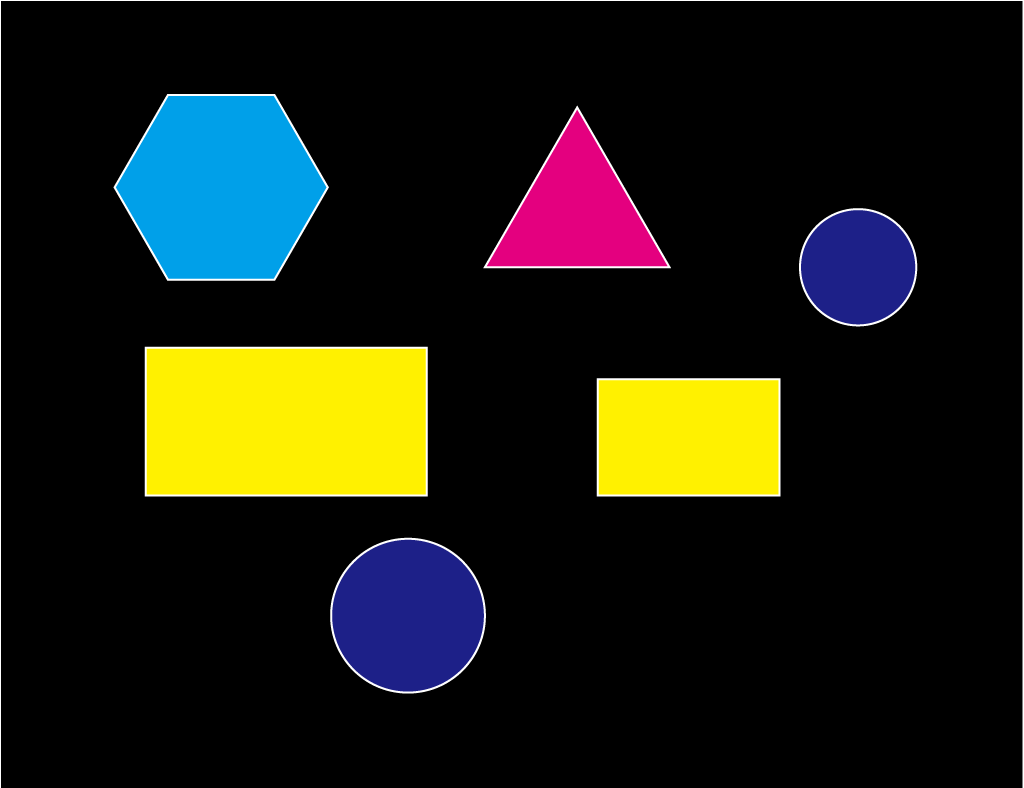
#> input picture python/data/figures.png, 1024 x 788 px
$ jupyter execute detect_figure.ipynb   (older library calls are emulated)
#> lines starting #> are read from the running program, lines starting #| are printed output that depends on the picture; after the words box and inside, x2 and y2 are one past the last pixel; in counts of white or black regions, pixels touching at a corner belong together
[cell 1]
import numpy as np
import cv2
import matplotlib.pyplot as plt
plt.rcParams['figure.figsize'] = (15, 15)

[cell 2]
filename = 'data/figures.png'

[cell 3]
image = cv2.imread(filename, cv2.IMREAD_COLOR)
#> image is the input picture: shape (788, 1024, 3); mean B, G, R 18.5, 28.3, 27.6
if image is None:
    raise Exception('Failed to load image: ' + filename)

image = cv2.cvtColor(image, cv2.COLOR_BGR2RGB)
plt.imshow(image)
plt.axis('off')
plt.show()

## エッジの検出

[cell 4]
gray = cv2.cvtColor(image, cv2.COLOR_BGR2GRAY)
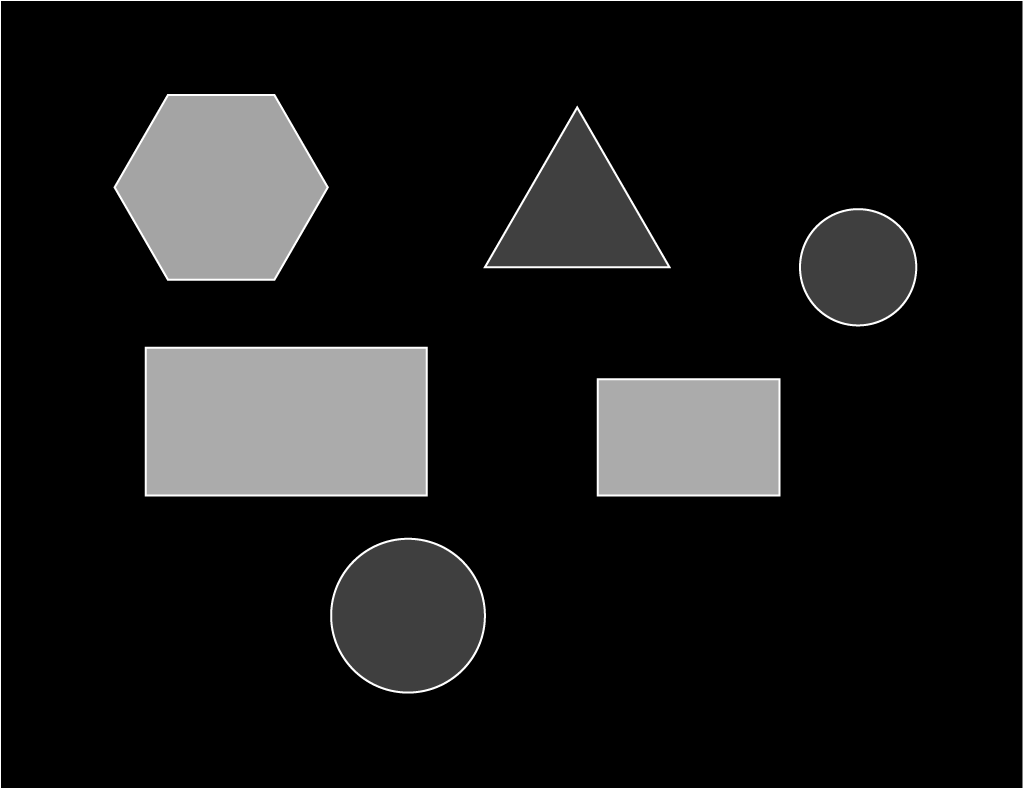
#> gray: shape (788, 1024); min 0, max 255, mean 25.4
dx = cv2.Sobel(gray, cv2.CV_8U, 1, 0)
dy = cv2.Sobel(gray, cv2.CV_8U, 0, 1)
sobel = (np.sqrt(dx * dx + dy * dy) * 128.0).astype('uint8')
_, sobel = cv2.threshold(sobel, 0, 255, cv2.THRESH_BINARY + cv2.THRESH_OTSU)
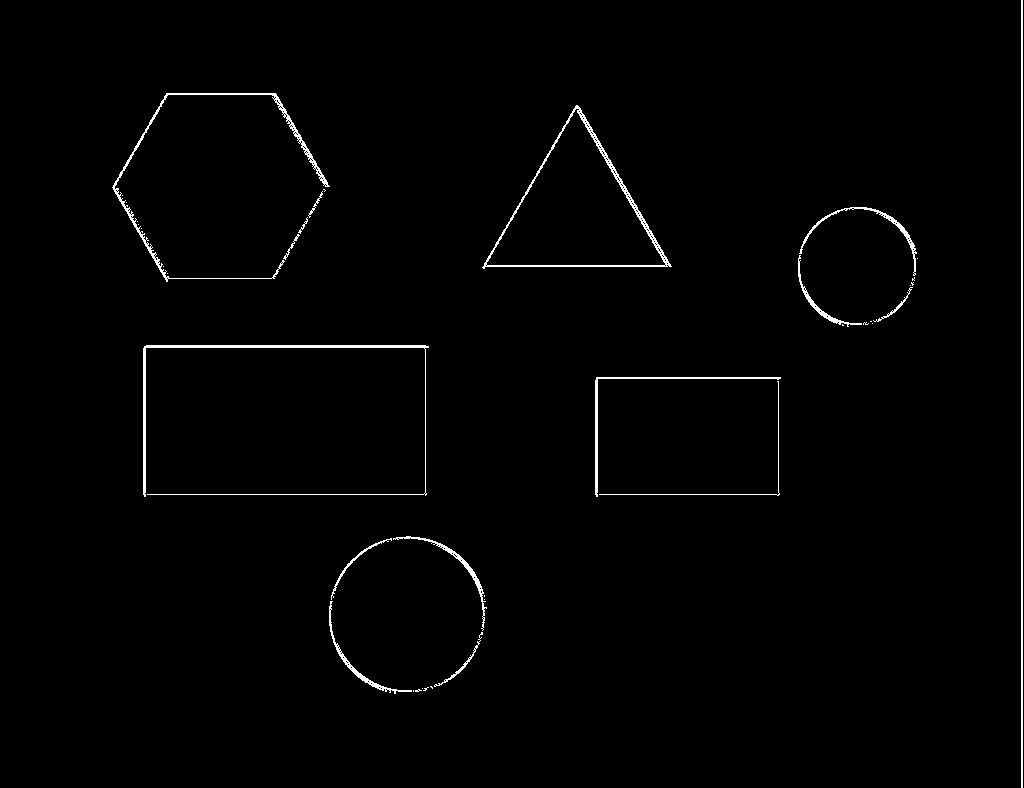
#> sobel: shape (788, 1024); 1.2% white in thin lines or dots, all inside (x1, y1, x2, y2) = (112, 0, 1023, 788)
cv2.imwrite('sobel.jpg', sobel)

edge = cv2.Canny(gray, 100, 200)
#> edge: shape (788, 1024); 1.1% white in thin lines or dots
cv2.imwrite('canny.jpg', edge)

fig = plt.figure()
ax = fig.add_subplot(1, 2, 1)
ax.imshow(sobel, cmap='gray')
ax.axis('off')
ax = fig.add_subplot(1, 2, 2)
ax.imshow(edge, cmap='gray')
ax.axis('off')
plt.show()

## エッジの強調

[cell 5]
height, width = edge.shape
#> height = 788; width = 1024
ksize = int(max(height, width) * 0.01)
#> ksize = 10
ksize = ksize // 2 * 2 + 1
#> ksize = 11
#edge = cv2.dilate(edge, np.ones((ksize, ksize), dtype='uint8'))
#edge = cv2.erode(edge, np.ones((ksize, ksize), dtype='uint8'))
edge = cv2.morphologyEx(edge, cv2.MORPH_CLOSE, np.ones((ksize, ksize), dtype='uint8'))
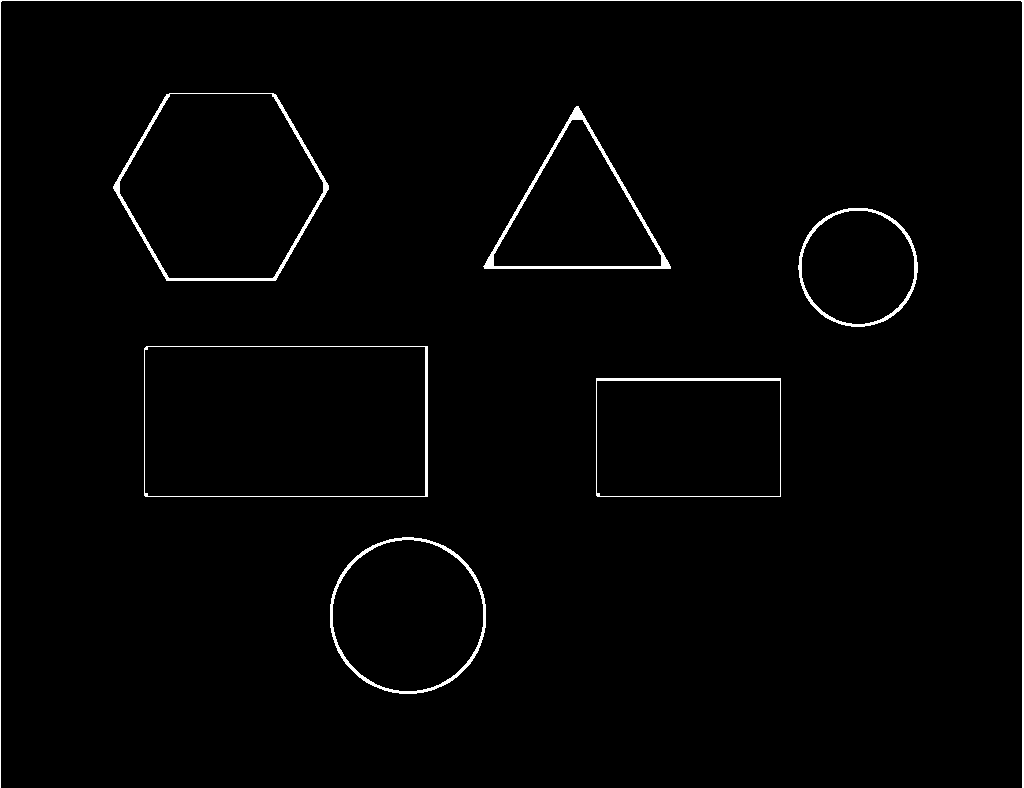
#> edge: shape (788, 1024); 1.5% white; 7 white regions
plt.imshow(edge, cmap='gray')
plt.axis('off')
plt.show()

## 輪郭線の抽出

[cell 6]
_, contours, _ = cv2.findContours(edge, cv2.RETR_EXTERNAL, cv2.CHAIN_APPROX_SIMPLE)
#> contours = 7 contours; box (x1, y1, x2, y2) and area: (144, 346, 428, 497) 42448, (113, 93, 329, 281) 30334, (596, 378, 781, 497) 21712, (330, 537, 486, 694) 19150, (483, 106, 671, 269) 15485, (798, 208, 918, 327) 11054, (0, 0, 1024, 788) 791
print('{:d} contours detected!'.format(len(contours)))
#| 7 contours detected!

[cell 7]
result = image.copy()
cv2.drawContours(result, contours, -1, (255, 0, 0), 3, cv2.LINE_AA)
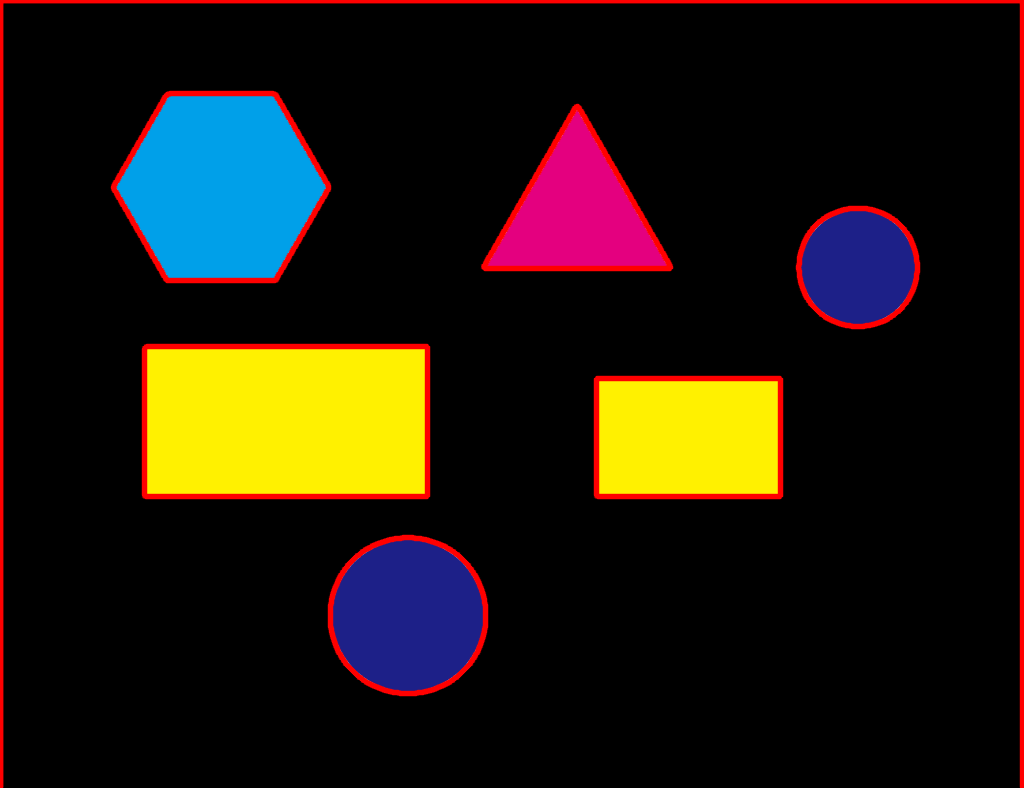
#> result: shape (788, 1024, 3); mean R, G, B 33.1, 24.8, 15.1
cv2.imwrite('draw_contours.jpg', result[:, :, ::-1])
plt.imshow(result)
plt.axis('off')
plt.show()

## 輪郭線の分類

[cell 8]
result = image.copy()
font = cv2.FONT_HERSHEY_SIMPLEX

for cnt in contours:
    arclen = cv2.arcLength(cnt, True)
    approx = cv2.approxPolyDP(cnt, arclen * 1.0e-2, True)
    cv2.drawContours(result, [approx], -1, (255, 0, 0), 3)

    n_gon = len(approx)
    text = 'unknown'
    if n_gon > 10:
        text = 'circle'
    elif n_gon == 6:
        text = 'hexagon'
    elif n_gon == 5:
        text = 'pentagon'
    elif n_gon == 4:
        text = 'rectangle'
    elif n_gon == 3:
        text = 'triangle'

    position = np.asarray(approx).reshape((-1, 2)).max(axis=0).astype('int32')
    px, py = position
    cv2.putText(result, text, (px + 10, py + 10), font, 1.0, (255, 255, 255), 2, cv2.LINE_AA)
#> this loop made 7 passes
#> (arclen, approx, n_gon, text, px, py) on passes 2, 3, 5: (603.4, [[596, 378], [597, 496], [780, 496], [780, 378]], 4, 'rectangle', 780, 496), (864.2, [[144, 348], [145, 496], [427, 496], [427, 346]], 4, 'rectangle', 427, 496), (589, [[576, 106], [484, 268], [670, 268]], 3, 'triangle', 670, 268)
#> (arclen, n_gon, text, px, py) on passes 1, 4, 6, 7: (516.6, 16, 'circle', 485, 693), (393.7, 16, 'circle', 917, 326), (678.6, 6, 'hexagon', 328, 280), (5191.7, 6, 'hexagon', 1023, 787)
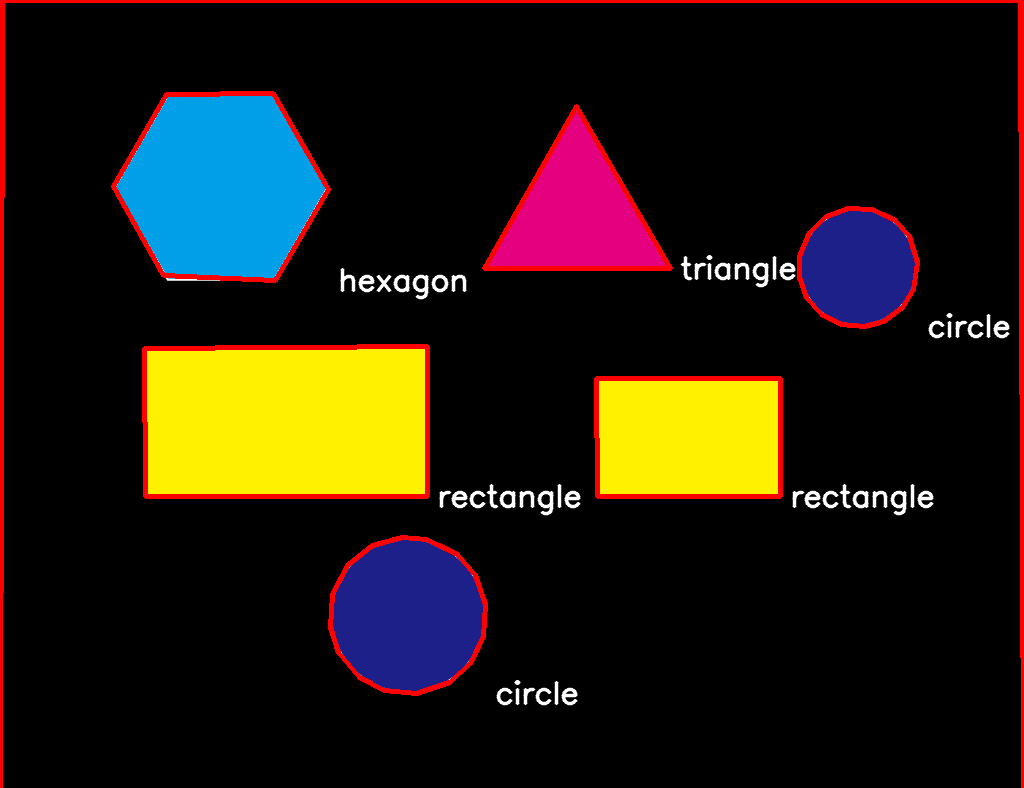
#> result: shape (788, 1024, 3); mean R, G, B 34.4, 26.6, 16.9

cv2.imwrite('detection.jpg', result[:, :, ::-1])
plt.imshow(result)
plt.axis('off')
plt.show()
